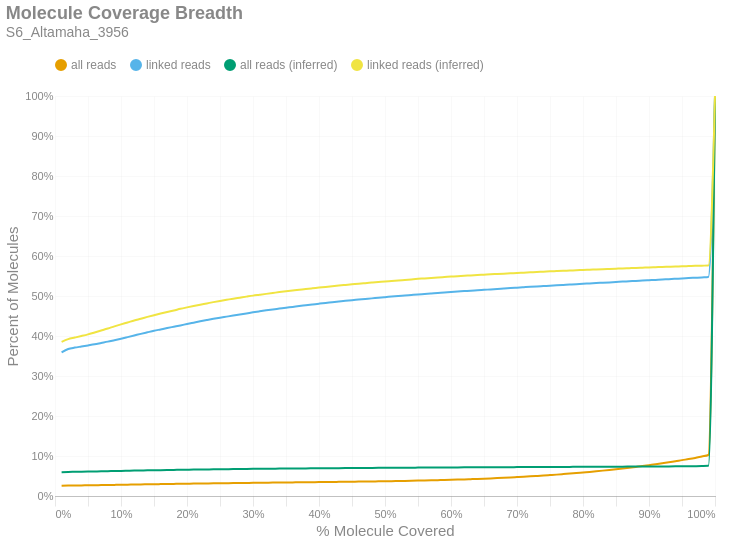

The notebook cell saved with this chart:
### Markdown cell above
### Molecule Read Coverage
This chart shows molecule coverage breadth as computed by the number of bases aligned to that molecule. In other words, "*how much of each unique long molecule is actually sequenced/aligned?*" Keep in mind there is a distinction between sequences and alignments, since some sequences belonging to a particular molecule may not align well and wouldn't appear in the alignment data. This chart also shows molecule coverage breadth as computed by the *inferred fragment* from which the aligned sequences originate. Unlike read coverage, this calculation takes into account the total insert size, including unsequenced gaps between the forward and reverse reads. Like the previous figures, these are cumulative percents.

### Code cell
if SKIPLR:
    print_html(f"Skipped")
else:
    binned_df = consolidated_hist(valids['coverage_bp'], mask, 0.01, True)
    binned_df_inf = consolidated_hist(valids['coverage_inserts'], mask, 0.01, True)
    binned_df = binned_df.with_columns(pl.lit(binned_df_inf['all reads (cumsum)']).alias('all reads (inferred)'))
    binned_df = binned_df.with_columns(pl.lit(binned_df_inf['linked reads (cumsum)']).alias('linked reads (inferred)'))
    binned_df = binned_df.with_columns(
        (pl.col('bin').cast(pl.Float64) + 0.01).alias('right_edge')
    )

    with SafeRender(binned_df):
        (
            density_plot(binned_df, 'Molecule Coverage Breadth', samplename, 'molcov', ['all reads (inferred)','linked reads (inferred)'])
            .encode(
                #x=alt.X('bin:Q', title="% Molecule Covered").axis(format = '%').scale(padding=0),
                x=alt.X('right_edge:Q', title="% Molecule Covered").axis(format='%').scale(padding=0),
                y=alt.Y('value:Q', title='Percent of Molecules')
                    .axis(format='%')
                    .stack(False)
                    .scale(domainMin=0, padding=0),
                color=alt.Color("key:N").scale(domain = ["all reads", "linked reads", "all reads (inferred)", "linked reads (inferred)"]),
                tooltip = [
                    alt.Tooltip("key:N", title = "Data Type"),
                    alt.Tooltip("range_label:N", title="% Molecule Covered"),
                    alt.Tooltip("value:Q", format = ".2%", title="% Molecules")
                ]
            )
        ).display()

### Figure 1 — Vega-Lite specification as saved in the notebook (floating-point values rounded to 4 significant figures)
{"width": "container", "height": 400, "config": {"title": {"anchor": "start", "dy": -15, "fontSize": 18, "color": "#888888", "subtitleColor": "#888888", "subtitleFontSize": 14}, "arc": {"fill": "#0072B2"}, "axis": {"domainColor": "#888888", "domainWidth": 0.5, "gridWidth": 0.2, "grid": false, "titleFontWeight": 400, "titleFontSize": 15, "labelFontSize": 11, "labelColor": "#888888", "tickColor": "#888888", "tickWidth": 0.2, "titleColor": "#888888"}, "axisBand": {"grid": false}, "axisX": {"grid": true, "tickSize": 10, "domainCap": "round"}, "axisY": {"domain": false, "grid": true, "tickSize": 0, "domainCap": "round"}, "background": "transparent", "header": {"labelFontSize": 15, "labelColor": "#888888", "titleFontSize": 15, "titleFontWeight": 600, "titleColor": "#888888"}, "legend": {"labelFont": "sans-serif", "labelFontSize": 12, "labelColor": "#888888", "symbolSize": 100, "symbolType": "circle", "titleFontSize": 12, "titlePadding": 10, "titleColor": "#888888", "title": null, "orient": "top"}, "range": {"category": ["#E69F00", "#56B4E9", "#009E73", "#F0E442", "#0072B2", "#D55E00", "#CC79A7", "#000000"], "diverging": ["#cfe8f3", "#a2d4ec", "#73bfe2", "#46abdb", "#1696d2", "#12719e"]}, "area": {"fill": "#0072B2", "fillOpacity": 0.7, "line": true, "strokeOpacity": 0.7}, "line": {"color": "#0072B2", "stroke": "#0072B2", "strokeWidth": 2}, "trail": {"color": "#0072B2", "stroke": "#0072B2", "strokeWidth": 0, "size": 1}, "point": {"filled": true, "fillOpacity": 1.0, "size": 95}, "text": {"color": "#888888", "fontSize": 11, "align": "right", "fontWeight": 400, "size": 11}, "bar": {"fill": "#0072B2", "stroke": null}, "view": {"stroke": null, "continuousWidth": 660, "continuousHeight": 400}}, "data": {"name": "data-fad989a5b01926abaad7c463293bd337"}, "mark": {"type": "line", "interpolate": "monotone", "point": {"opacity": 0, "size": 275}}, "encoding": {"color": {"field": "key", "scale": {"domain": ["all reads", "linked reads", "all reads (inferred)", "linked reads (inferred)"]}, "type": "nominal"}, "tooltip": [{"field": "key", "title": "Data Type", "type": "nominal"}, {"field": "range_label", "title": "% Molecule Covered", "type": "nominal"}, {"field": "value", "format": ".2%", "title": "% Molecules", "type": "quantitative"}], "x": {"axis": {"format": "%"}, "field": "right_edge", "scale": {"padding": 0}, "title": "% Molecule Covered", "type": "quantitative"}, "y": {"axis": {"format": "%"}, "field": "value", "scale": {"domainMin": 0, "padding": 0}, "stack": false, "title": "Percent of Molecules", "type": "quantitative"}}, "params": [{"name": "param_c36ac31b6afebe62", "select": {"type": "point", "fields": ["key"]}, "bind": "legend"}], "title": {"text": "Molecule Coverage Breadth", "subtitle": "S6_Altamaha_3956"}, "transform": [{"fold": ["all reads (cumsum)", "linked reads (cumsum)", "all reads (inferred)", "linked reads (inferred)"]}, {"calculate": "replace(datum.key, ' (cumsum)', '')", "as": "key"}, {"filter": {"param": "param_c36ac31b6afebe62"}}], "usermeta": {"embedOptions": {"downloadFileName": "S6_Altamaha_3956.molcov"}}, "$schema": "https://vega.github.io/schema/vega-lite/v6.1.0.json", "datasets": {"data-fad989a5b01926abaad7c463293bd337": [{"bin": "0.0", "interval": "0.0-0.01", "all reads": 0.02539, "linked reads": 0.3588, "all reads (cumsum)": 0.02539, "linked reads (cumsum)": 0.3588, "range_label": "0.0-0.01", "all reads (inferred)": 0.05964, "linked reads (inferred)": 0.3853, "right_edge": 0.01}, {"bin": "0.01", "interval": "0.01-0.02", "all reads": 0.000637, "linked reads": 0.008539, "all reads (cumsum)": 0.02603, "linked reads (cumsum)": 0.3673, "range_label": "0.01-0.02", "all reads (inferred)": 0.06013, "linked reads (inferred)": 0.3922, "right_edge": 0.02}, {"bin": "0.02", "interval": "0.02-0.03", "all reads": 0.0002888, "linked reads": 0.003655, "all reads (cumsum)": 0.02632, "linked reads (cumsum)": 0.371, "range_label": "0.02-0.03", "all reads (inferred)": 0.06041, "linked reads (inferred)": 0.3961, "right_edge": 0.03}, {"bin": "0.03", "interval": "0.03-0.04", "all reads": 0.0002232, "linked reads": 0.0027, "all reads (cumsum)": 0.02654, "linked reads (cumsum)": 0.3737, "range_label": "0.03-0.04", "all reads (inferred)": 0.06069, "linked reads (inferred)": 0.4, "right_edge": 0.04}, {"bin": "0.04", "interval": "0.04-0.05", "all reads": 0.000218, "linked reads": 0.00271, "all reads (cumsum)": 0.02676, "linked reads (cumsum)": 0.3764, "range_label": "0.04-0.05", "all reads (inferred)": 0.06099, "linked reads (inferred)": 0.4041, "right_edge": 0.05}, {"bin": "0.05", "interval": "0.05-0.06", "all reads": 0.0002229, "linked reads": 0.002756, "all reads (cumsum)": 0.02698, "linked reads (cumsum)": 0.3792, "range_label": "0.05-0.06", "all reads (inferred)": 0.06134, "linked reads (inferred)": 0.4089, "right_edge": 0.06}, {"bin": "0.06", "interval": "0.06-0.07", "all reads": 0.0002576, "linked reads": 0.003394, "all reads (cumsum)": 0.02724, "linked reads (cumsum)": 0.3826, "range_label": "0.06-0.07", "all reads (inferred)": 0.06169, "linked reads (inferred)": 0.4138, "right_edge": 0.07}, {"bin": "0.07", "interval": "0.07-0.08", "all reads": 0.0002499, "linked reads": 0.003348, "all reads (cumsum)": 0.02749, "linked reads (cumsum)": 0.3859, "range_label": "0.07-0.08", "all reads (inferred)": 0.06204, "linked reads (inferred)": 0.4188, "right_edge": 0.08}, {"bin": "0.08", "interval": "0.08-0.09", "all reads": 0.0002753, "linked reads": 0.00368, "all reads (cumsum)": 0.02777, "linked reads (cumsum)": 0.3896, "range_label": "0.08-0.09", "all reads (inferred)": 0.06241, "linked reads (inferred)": 0.4241, "right_edge": 0.09}, {"bin": "0.09", "interval": "0.09-0.1", "all reads": 0.0002774, "linked reads": 0.00368, "all reads (cumsum)": 0.02804, "linked reads (cumsum)": 0.3933, "range_label": "0.09-0.1", "all reads (inferred)": 0.06277, "linked reads (inferred)": 0.4291, "right_edge": 0.1}, {"bin": "0.1", "interval": "0.1-0.11", "all reads": 0.000294, "linked reads": 0.003971, "all reads (cumsum)": 0.02834, "linked reads (cumsum)": 0.3972, "range_label": "0.1-0.11", "all reads (inferred)": 0.0631, "linked reads (inferred)": 0.4338, "right_edge": 0.11}, {"bin": "0.11", "interval": "0.11-0.12", "all reads": 0.000294, "linked reads": 0.004037, "all reads (cumsum)": 0.02863, "linked reads (cumsum)": 0.4013, "range_label": "0.11-0.12", "all reads (inferred)": 0.06344, "linked reads (inferred)": 0.4387, "right_edge": 0.12}, {"bin": "0.12", "interval": "0.12-0.13", "all reads": 0.0003013, "linked reads": 0.004099, "all reads (cumsum)": 0.02893, "linked reads (cumsum)": 0.4054, "range_label": "0.12-0.13", "all reads (inferred)": 0.06376, "linked reads (inferred)": 0.4432, "right_edge": 0.13}, {"bin": "0.13", "interval": "0.13-0.14", "all reads": 0.0002805, "linked reads": 0.003849, "all reads (cumsum)": 0.02921, "linked reads (cumsum)": 0.4092, "range_label": "0.13-0.14", "all reads (inferred)": 0.06408, "linked reads (inferred)": 0.4478, "right_edge": 0.14}, {"bin": "0.14", "interval": "0.14-0.15", "all reads": 0.0002826, "linked reads": 0.003798, "all reads (cumsum)": 0.02949, "linked reads (cumsum)": 0.413, "range_label": "0.14-0.15", "all reads (inferred)": 0.06438, "linked reads (inferred)": 0.4521, "right_edge": 0.15}, {"bin": "0.15", "interval": "0.15-0.16", "all reads": 0.0002524, "linked reads": 0.003425, "all reads (cumsum)": 0.02975, "linked reads (cumsum)": 0.4164, "range_label": "0.15-0.16", "all reads (inferred)": 0.06468, "linked reads (inferred)": 0.4563, "right_edge": 0.16}, {"bin": "0.16", "interval": "0.16-0.17", "all reads": 0.0002583, "linked reads": 0.003435, "all reads (cumsum)": 0.03001, "linked reads (cumsum)": 0.4199, "range_label": "0.16-0.17", "all reads (inferred)": 0.06495, "linked reads (inferred)": 0.4602, "right_edge": 0.17}, {"bin": "0.17", "interval": "0.17-0.18", "all reads": 0.0002461, "linked reads": 0.003308, "all reads (cumsum)": 0.03025, "linked reads (cumsum)": 0.4232, "range_label": "0.17-0.18", "all reads (inferred)": 0.06522, "linked reads (inferred)": 0.4639, "right_edge": 0.18}, {"bin": "0.18", "interval": "0.18-0.19", "all reads": 0.000243, "linked reads": 0.003297, "all reads (cumsum)": 0.03049, "linked reads (cumsum)": 0.4265, "range_label": "0.18-0.19", "all reads (inferred)": 0.0655, "linked reads (inferred)": 0.4679, "right_edge": 0.19}, {"bin": "0.19", "interval": "0.19-0.2", "all reads": 0.0002544, "linked reads": 0.003496, "all reads (cumsum)": 0.03075, "linked reads (cumsum)": 0.43, "range_label": "0.19-0.2", "all reads (inferred)": 0.06575, "linked reads (inferred)": 0.4716, "right_edge": 0.2}, {"bin": "0.2", "interval": "0.2-0.21", "all reads": 0.0002461, "linked reads": 0.003394, "all reads (cumsum)": 0.031, "linked reads (cumsum)": 0.4334, "range_label": "0.2-0.21", "all reads (inferred)": 0.066, "linked reads (inferred)": 0.475, "right_edge": 0.21}, {"bin": "0.21", "interval": "0.21-0.22", "all reads": 0.0002454, "linked reads": 0.003379, "all reads (cumsum)": 0.03124, "linked reads (cumsum)": 0.4368, "range_label": "0.21-0.22", "all reads (inferred)": 0.06623, "linked reads (inferred)": 0.4783, "right_edge": 0.22}, {"bin": "0.22", "interval": "0.22-0.23", "all reads": 0.0002305, "linked reads": 0.003195, "all reads (cumsum)": 0.03147, "linked reads (cumsum)": 0.44, "range_label": "0.22-0.23", "all reads (inferred)": 0.06646, "linked reads (inferred)": 0.4815, "right_edge": 0.23}, {"bin": "0.23", "interval": "0.23-0.24", "all reads": 0.0002267, "linked reads": 0.003078, "all reads (cumsum)": 0.0317, "linked reads (cumsum)": 0.443, "range_label": "0.23-0.24", "all reads (inferred)": 0.06668, "linked reads (inferred)": 0.4847, "right_edge": 0.24}, {"bin": "0.24", "interval": "0.24-0.25", "all reads": 0.0002079, "linked reads": 0.002818, "all reads (cumsum)": 0.03191, "linked reads (cumsum)": 0.4458, "range_label": "0.24-0.25", "all reads (inferred)": 0.06689, "linked reads (inferred)": 0.4877, "right_edge": 0.25}, {"bin": "0.25", "interval": "0.25-0.26", "all reads": 0.0001972, "linked reads": 0.002562, "all reads (cumsum)": 0.0321, "linked reads (cumsum)": 0.4484, "range_label": "0.25-0.26", "all reads (inferred)": 0.06709, "linked reads (inferred)": 0.4905, "right_edge": 0.26}, {"bin": "0.26", "interval": "0.26-0.27", "all reads": 0.0001986, "linked reads": 0.002603, "all reads (cumsum)": 0.0323, "linked reads (cumsum)": 0.451, "range_label": "0.26-0.27", "all reads (inferred)": 0.06728, "linked reads (inferred)": 0.4933, "right_edge": 0.27}, {"bin": "0.27", "interval": "0.27-0.28", "all reads": 0.0002097, "linked reads": 0.002797, "all reads (cumsum)": 0.03251, "linked reads (cumsum)": 0.4538, "range_label": "0.27-0.28", "all reads (inferred)": 0.06746, "linked reads (inferred)": 0.4959, "right_edge": 0.28}, {"bin": "0.28", "interval": "0.28-0.29", "all reads": 0.0001975, "linked reads": 0.002639, "all reads (cumsum)": 0.03271, "linked reads (cumsum)": 0.4565, "range_label": "0.28-0.29", "all reads (inferred)": 0.06765, "linked reads (inferred)": 0.4984, "right_edge": 0.29}, {"bin": "0.29", "interval": "0.29-0.3", "all reads": 0.0002135, "linked reads": 0.002782, "all reads (cumsum)": 0.03292, "linked reads (cumsum)": 0.4592, "range_label": "0.29-0.3", "all reads (inferred)": 0.06783, "linked reads (inferred)": 0.501, "right_edge": 0.3}, {"bin": "0.3", "interval": "0.3-0.31", "all reads": 0.000201, "linked reads": 0.002491, "all reads (cumsum)": 0.03312, "linked reads (cumsum)": 0.4617, "range_label": "0.3-0.31", "all reads (inferred)": 0.06798, "linked reads (inferred)": 0.5031, "right_edge": 0.31}, {"bin": "0.31", "interval": "0.31-0.32", "all reads": 0.0001874, "linked reads": 0.002373, "all reads (cumsum)": 0.03331, "linked reads (cumsum)": 0.4641, "range_label": "0.31-0.32", "all reads (inferred)": 0.06814, "linked reads (inferred)": 0.5053, "right_edge": 0.32}, {"bin": "0.32", "interval": "0.32-0.33", "all reads": 0.0001809, "linked reads": 0.002266, "all reads (cumsum)": 0.03349, "linked reads (cumsum)": 0.4664, "range_label": "0.32-0.33", "all reads (inferred)": 0.0683, "linked reads (inferred)": 0.5075, "right_edge": 0.33}, {"bin": "0.33", "interval": "0.33-0.34", "all reads": 0.0001725, "linked reads": 0.002128, "all reads (cumsum)": 0.03366, "linked reads (cumsum)": 0.4685, "range_label": "0.33-0.34", "all reads (inferred)": 0.06846, "linked reads (inferred)": 0.5099, "right_edge": 0.34}, {"bin": "0.34", "interval": "0.34-0.35", "all reads": 0.0001843, "linked reads": 0.002159, "all reads (cumsum)": 0.03385, "linked reads (cumsum)": 0.4707, "range_label": "0.34-0.35", "all reads (inferred)": 0.06861, "linked reads (inferred)": 0.5119, "right_edge": 0.35}, {"bin": "0.35", "interval": "0.35-0.36", "all reads": 0.0001732, "linked reads": 0.002042, "all reads (cumsum)": 0.03402, "linked reads (cumsum)": 0.4727, "range_label": "0.35-0.36", "all reads (inferred)": 0.06874, "linked reads (inferred)": 0.5138, "right_edge": 0.36}, {"bin": "0.36", "interval": "0.36-0.37", "all reads": 0.0001795, "linked reads": 0.002179, "all reads (cumsum)": 0.0342, "linked reads (cumsum)": 0.4749, "range_label": "0.36-0.37", "all reads (inferred)": 0.06888, "linked reads (inferred)": 0.5156, "right_edge": 0.37}, {"bin": "0.37", "interval": "0.37-0.38", "all reads": 0.0001684, "linked reads": 0.001904, "all reads (cumsum)": 0.03437, "linked reads (cumsum)": 0.4768, "range_label": "0.37-0.38", "all reads (inferred)": 0.06903, "linked reads (inferred)": 0.5175, "right_edge": 0.38}, {"bin": "0.38", "interval": "0.38-0.39", "all reads": 0.0001809, "linked reads": 0.001986, "all reads (cumsum)": 0.03455, "linked reads (cumsum)": 0.4788, "range_label": "0.38-0.39", "all reads (inferred)": 0.06915, "linked reads (inferred)": 0.5193, "right_edge": 0.39}, {"bin": "0.39", "interval": "0.39-0.4", "all reads": 0.0001913, "linked reads": 0.002026, "all reads (cumsum)": 0.03474, "linked reads (cumsum)": 0.4808, "range_label": "0.39-0.4", "all reads (inferred)": 0.06928, "linked reads (inferred)": 0.521, "right_edge": 0.4}, {"bin": "0.4", "interval": "0.4-0.41", "all reads": 0.0001989, "linked reads": 0.001909, "all reads (cumsum)": 0.03494, "linked reads (cumsum)": 0.4827, "range_label": "0.4-0.41", "all reads (inferred)": 0.06941, "linked reads (inferred)": 0.5228, "right_edge": 0.41}, {"bin": "0.41", "interval": "0.41-0.42", "all reads": 0.0001809, "linked reads": 0.001618, "all reads (cumsum)": 0.03512, "linked reads (cumsum)": 0.4843, "range_label": "0.41-0.42", "all reads (inferred)": 0.06954, "linked reads (inferred)": 0.5245, "right_edge": 0.42}, {"bin": "0.42", "interval": "0.42-0.43", "all reads": 0.0001961, "linked reads": 0.001776, "all reads (cumsum)": 0.03532, "linked reads (cumsum)": 0.4861, "range_label": "0.42-0.43", "all reads (inferred)": 0.06965, "linked reads (inferred)": 0.5261, "right_edge": 0.43}, {"bin": "0.43", "interval": "0.43-0.44", "all reads": 0.0002069, "linked reads": 0.001786, "all reads (cumsum)": 0.03552, "linked reads (cumsum)": 0.4879, "range_label": "0.43-0.44", "all reads (inferred)": 0.06977, "linked reads (inferred)": 0.5276, "right_edge": 0.44}, {"bin": "0.44", "interval": "0.44-0.45", "all reads": 0.0002083, "linked reads": 0.001664, "all reads (cumsum)": 0.03573, "linked reads (cumsum)": 0.4895, "range_label": "0.44-0.45", "all reads (inferred)": 0.06988, "linked reads (inferred)": 0.5291, "right_edge": 0.45}, {"bin": "0.45", "interval": "0.45-0.46", "all reads": 0.0002083, "linked reads": 0.001485, "all reads (cumsum)": 0.03594, "linked reads (cumsum)": 0.491, "range_label": "0.45-0.46", "all reads (inferred)": 0.07, "linked reads (inferred)": 0.5307, "right_edge": 0.46}, {"bin": "0.46", "interval": "0.46-0.47", "all reads": 0.0002215, "linked reads": 0.001557, "all reads (cumsum)": 0.03616, "linked reads (cumsum)": 0.4926, "range_label": "0.46-0.47", "all reads (inferred)": 0.07011, "linked reads (inferred)": 0.5321, "right_edge": 0.47}, {"bin": "0.47", "interval": "0.47-0.48", "all reads": 0.0002274, "linked reads": 0.001475, "all reads (cumsum)": 0.03639, "linked reads (cumsum)": 0.4941, "range_label": "0.47-0.48", "all reads (inferred)": 0.07021, "linked reads (inferred)": 0.5335, "right_edge": 0.48}, {"bin": "0.48", "interval": "0.48-0.49", "all reads": 0.0002649, "linked reads": 0.001715, "all reads (cumsum)": 0.03665, "linked reads (cumsum)": 0.4958, "range_label": "0.48-0.49", "all reads (inferred)": 0.07032, "linked reads (inferred)": 0.5349, "right_edge": 0.49}, {"bin": "0.49", "interval": "0.49-0.5", "all reads": 0.0002704, "linked reads": 0.001404, "all reads (cumsum)": 0.03692, "linked reads (cumsum)": 0.4972, "range_label": "0.49-0.5", "all reads (inferred)": 0.07042, "linked reads (inferred)": 0.5363, "right_edge": 0.5}, {"bin": "0.5", "interval": "0.5-0.51", "all reads": 0.000252, "linked reads": 0.001281, "all reads (cumsum)": 0.03718, "linked reads (cumsum)": 0.4985, "range_label": "0.5-0.51", "all reads (inferred)": 0.07052, "linked reads (inferred)": 0.5375, "right_edge": 0.51}, {"bin": "0.51", "interval": "0.51-0.52", "all reads": 0.0003044, "linked reads": 0.001388, "all reads (cumsum)": 0.03748, "linked reads (cumsum)": 0.4998, "range_label": "0.51-0.52", "all reads (inferred)": 0.07062, "linked reads (inferred)": 0.5388, "right_edge": 0.52}, {"bin": "0.52", "interval": "0.52-0.53", "all reads": 0.0002985, "linked reads": 0.001276, "all reads (cumsum)": 0.03778, "linked reads (cumsum)": 0.5011, "range_label": "0.52-0.53", "all reads (inferred)": 0.07072, "linked reads (inferred)": 0.5402, "right_edge": 0.53}, {"bin": "0.53", "interval": "0.53-0.54", "all reads": 0.0003173, "linked reads": 0.001322, "all reads (cumsum)": 0.0381, "linked reads (cumsum)": 0.5024, "range_label": "0.53-0.54", "all reads (inferred)": 0.07083, "linked reads (inferred)": 0.5415, "right_edge": 0.54}, {"bin": "0.54", "interval": "0.54-0.55", "all reads": 0.0003475, "linked reads": 0.001312, "all reads (cumsum)": 0.03844, "linked reads (cumsum)": 0.5038, "range_label": "0.54-0.55", "all reads (inferred)": 0.07094, "linked reads (inferred)": 0.5429, "right_edge": 0.55}, {"bin": "0.55", "interval": "0.55-0.56", "all reads": 0.0003655, "linked reads": 0.001199, "all reads (cumsum)": 0.03881, "linked reads (cumsum)": 0.505, "range_label": "0.55-0.56", "all reads (inferred)": 0.07103, "linked reads (inferred)": 0.544, "right_edge": 0.56}, {"bin": "0.56", "interval": "0.56-0.57", "all reads": 0.0003846, "linked reads": 0.001235, "all reads (cumsum)": 0.03919, "linked reads (cumsum)": 0.5062, "range_label": "0.56-0.57", "all reads (inferred)": 0.07113, "linked reads (inferred)": 0.5453, "right_edge": 0.57}, {"bin": "0.57", "interval": "0.57-0.58", "all reads": 0.0004131, "linked reads": 0.001251, "all reads (cumsum)": 0.03961, "linked reads (cumsum)": 0.5074, "range_label": "0.57-0.58", "all reads (inferred)": 0.07123, "linked reads (inferred)": 0.5464, "right_edge": 0.58}, {"bin": "0.58", "interval": "0.58-0.59", "all reads": 0.0004155, "linked reads": 0.00121, "all reads (cumsum)": 0.04002, "linked reads (cumsum)": 0.5087, "range_label": "0.58-0.59", "all reads (inferred)": 0.07131, "linked reads (inferred)": 0.5475, "right_edge": 0.59}, {"bin": "0.59", "interval": "0.59-0.6", "all reads": 0.0004669, "linked reads": 0.001317, "all reads (cumsum)": 0.04049, "linked reads (cumsum)": 0.51, "range_label": "0.59-0.6", "all reads (inferred)": 0.0714, "linked reads (inferred)": 0.5485, "right_edge": 0.6}, {"bin": "0.6", "interval": "0.6-0.61", "all reads": 0.0004929, "linked reads": 0.001169, "all reads (cumsum)": 0.04098, "linked reads (cumsum)": 0.5111, "range_label": "0.6-0.61", "all reads (inferred)": 0.07148, "linked reads (inferred)": 0.5495, "right_edge": 0.61}, {"bin": "0.61", "interval": "0.61-0.62", "all reads": 0.0005252, "linked reads": 0.001097, "all reads (cumsum)": 0.04151, "linked reads (cumsum)": 0.5122, "range_label": "0.61-0.62", "all reads (inferred)": 0.07156, "linked reads (inferred)": 0.5505, "right_edge": 0.62}, {"bin": "0.62", "interval": "0.62-0.63", "all reads": 0.0005794, "linked reads": 0.001194, "all reads (cumsum)": 0.04209, "linked reads (cumsum)": 0.5134, "range_label": "0.62-0.63", "all reads (inferred)": 0.07165, "linked reads (inferred)": 0.5515, "right_edge": 0.63}, {"bin": "0.63", "interval": "0.63-0.64", "all reads": 0.0005912, "linked reads": 0.0009443, "all reads (cumsum)": 0.04268, "linked reads (cumsum)": 0.5144, "range_label": "0.63-0.64", "all reads (inferred)": 0.07173, "linked reads (inferred)": 0.5525, "right_edge": 0.64}, {"bin": "0.64", "interval": "0.64-0.65", "all reads": 0.0006286, "linked reads": 0.001062, "all reads (cumsum)": 0.04331, "linked reads (cumsum)": 0.5154, "range_label": "0.64-0.65", "all reads (inferred)": 0.07182, "linked reads (inferred)": 0.5534, "right_edge": 0.65}, {"bin": "0.65", "interval": "0.65-0.66", "all reads": 0.0006828, "linked reads": 0.001036, "all reads (cumsum)": 0.04399, "linked reads (cumsum)": 0.5165, "range_label": "0.65-0.66", "all reads (inferred)": 0.0719, "linked reads (inferred)": 0.5544, "right_edge": 0.66}, {"bin": "0.66", "interval": "0.66-0.67", "all reads": 0.0007331, "linked reads": 0.001072, "all reads (cumsum)": 0.04472, "linked reads (cumsum)": 0.5175, "range_label": "0.66-0.67", "all reads (inferred)": 0.07197, "linked reads (inferred)": 0.5551, "right_edge": 0.67}, {"bin": "0.67", "interval": "0.67-0.68", "all reads": 0.0007741, "linked reads": 0.001154, "all reads (cumsum)": 0.0455, "linked reads (cumsum)": 0.5187, "range_label": "0.67-0.68", "all reads (inferred)": 0.07204, "linked reads (inferred)": 0.5559, "right_edge": 0.68}, {"bin": "0.68", "interval": "0.68-0.69", "all reads": 0.0008182, "linked reads": 0.001118, "all reads (cumsum)": 0.04632, "linked reads (cumsum)": 0.5198, "range_label": "0.68-0.69", "all reads (inferred)": 0.07212, "linked reads (inferred)": 0.5567, "right_edge": 0.69}, {"bin": "0.69", "interval": "0.69-0.7", "all reads": 0.0008994, "linked reads": 0.001041, "all reads (cumsum)": 0.04722, "linked reads (cumsum)": 0.5209, "range_label": "0.69-0.7", "all reads (inferred)": 0.0722, "linked reads (inferred)": 0.5576, "right_edge": 0.7}, {"bin": "0.7", "interval": "0.7-0.71", "all reads": 0.0009109, "linked reads": 0.001036, "all reads (cumsum)": 0.04813, "linked reads (cumsum)": 0.5219, "range_label": "0.7-0.71", "all reads (inferred)": 0.07227, "linked reads (inferred)": 0.5584, "right_edge": 0.71}, {"bin": "0.71", "interval": "0.71-0.72", "all reads": 0.0009438, "linked reads": 0.001031, "all reads (cumsum)": 0.04907, "linked reads (cumsum)": 0.5229, "range_label": "0.71-0.72", "all reads (inferred)": 0.07235, "linked reads (inferred)": 0.5593, "right_edge": 0.72}, {"bin": "0.72", "interval": "0.72-0.73", "all reads": 0.001019, "linked reads": 0.00098, "all reads (cumsum)": 0.05009, "linked reads (cumsum)": 0.5239, "range_label": "0.72-0.73", "all reads (inferred)": 0.07244, "linked reads (inferred)": 0.5602, "right_edge": 0.73}, {"bin": "0.73", "interval": "0.73-0.74", "all reads": 0.001052, "linked reads": 0.0009545, "all reads (cumsum)": 0.05114, "linked reads (cumsum)": 0.5249, "range_label": "0.73-0.74", "all reads (inferred)": 0.07251, "linked reads (inferred)": 0.5609, "right_edge": 0.74}, {"bin": "0.74", "interval": "0.74-0.75", "all reads": 0.001139, "linked reads": 0.0009647, "all reads (cumsum)": 0.05228, "linked reads (cumsum)": 0.5258, "range_label": "0.74-0.75", "all reads (inferred)": 0.0726, "linked reads (inferred)": 0.5617, "right_edge": 0.75}, {"bin": "0.75", "interval": "0.75-0.76", "all reads": 0.001156, "linked reads": 0.0009443, "all reads (cumsum)": 0.05344, "linked reads (cumsum)": 0.5268, "range_label": "0.75-0.76", "all reads (inferred)": 0.07266, "linked reads (inferred)": 0.5623, "right_edge": 0.76}, {"bin": "0.76", "interval": "0.76-0.77", "all reads": 0.001268, "linked reads": 0.0009188, "all reads (cumsum)": 0.0547, "linked reads (cumsum)": 0.5277, "range_label": "0.76-0.77", "all reads (inferred)": 0.07272, "linked reads (inferred)": 0.5629, "right_edge": 0.77}, {"bin": "0.77", "interval": "0.77-0.78", "all reads": 0.001311, "linked reads": 0.0009085, "all reads (cumsum)": 0.05602, "linked reads (cumsum)": 0.5286, "range_label": "0.77-0.78", "all reads (inferred)": 0.0728, "linked reads (inferred)": 0.5637, "right_edge": 0.78}, {"bin": "0.78", "interval": "0.78-0.79", "all reads": 0.001366, "linked reads": 0.0009239, "all reads (cumsum)": 0.05738, "linked reads (cumsum)": 0.5295, "range_label": "0.78-0.79", "all reads (inferred)": 0.07287, "linked reads (inferred)": 0.5643, "right_edge": 0.79}, {"bin": "0.79", "interval": "0.79-0.8", "all reads": 0.001479, "linked reads": 0.001026, "all reads (cumsum)": 0.05886, "linked reads (cumsum)": 0.5305, "range_label": "0.79-0.8", "all reads (inferred)": 0.07296, "linked reads (inferred)": 0.565, "right_edge": 0.8}, {"bin": "0.8", "interval": "0.8-0.81", "all reads": 0.00142, "linked reads": 0.0008473, "all reads (cumsum)": 0.06028, "linked reads (cumsum)": 0.5314, "range_label": "0.8-0.81", "all reads (inferred)": 0.07303, "linked reads (inferred)": 0.5657, "right_edge": 0.81}, {"bin": "0.81", "interval": "0.81-0.82", "all reads": 0.001542, "linked reads": 0.0009596, "all reads (cumsum)": 0.06182, "linked reads (cumsum)": 0.5324, "range_label": "0.81-0.82", "all reads (inferred)": 0.07311, "linked reads (inferred)": 0.5664, "right_edge": 0.82}, {"bin": "0.82", "interval": "0.82-0.83", "all reads": 0.001622, "linked reads": 0.0008371, "all reads (cumsum)": 0.06344, "linked reads (cumsum)": 0.5332, "range_label": "0.82-0.83", "all reads (inferred)": 0.07319, "linked reads (inferred)": 0.5671, "right_edge": 0.83}, {"bin": "0.83", "interval": "0.83-0.84", "all reads": 0.001703, "linked reads": 0.0008677, "all reads (cumsum)": 0.06515, "linked reads (cumsum)": 0.5341, "range_label": "0.83-0.84", "all reads (inferred)": 0.07325, "linked reads (inferred)": 0.5677, "right_edge": 0.84}, {"bin": "0.84", "interval": "0.84-0.85", "all reads": 0.001757, "linked reads": 0.0009034, "all reads (cumsum)": 0.06691, "linked reads (cumsum)": 0.535, "range_label": "0.84-0.85", "all reads (inferred)": 0.07333, "linked reads (inferred)": 0.5683, "right_edge": 0.85}, {"bin": "0.85", "interval": "0.85-0.86", "all reads": 0.001853, "linked reads": 0.0009902, "all reads (cumsum)": 0.06876, "linked reads (cumsum)": 0.5359, "range_label": "0.85-0.86", "all reads (inferred)": 0.07342, "linked reads (inferred)": 0.569, "right_edge": 0.86}, {"bin": "0.86", "interval": "0.86-0.87", "all reads": 0.001976, "linked reads": 0.000832, "all reads (cumsum)": 0.07073, "linked reads (cumsum)": 0.5368, "range_label": "0.86-0.87", "all reads (inferred)": 0.07349, "linked reads (inferred)": 0.5695, "right_edge": 0.87}, {"bin": "0.87", "interval": "0.87-0.88", "all reads": 0.002055, "linked reads": 0.0009392, "all reads (cumsum)": 0.07279, "linked reads (cumsum)": 0.5377, "range_label": "0.87-0.88", "all reads (inferred)": 0.07357, "linked reads (inferred)": 0.5701, "right_edge": 0.88}, {"bin": "0.88", "interval": "0.88-0.89", "all reads": 0.002043, "linked reads": 0.0007911, "all reads (cumsum)": 0.07483, "linked reads (cumsum)": 0.5385, "range_label": "0.88-0.89", "all reads (inferred)": 0.07365, "linked reads (inferred)": 0.5707, "right_edge": 0.89}, {"bin": "0.89", "interval": "0.89-0.9", "all reads": 0.002255, "linked reads": 0.0008626, "all reads (cumsum)": 0.07709, "linked reads (cumsum)": 0.5394, "range_label": "0.89-0.9", "all reads (inferred)": 0.07375, "linked reads (inferred)": 0.5714, "right_edge": 0.9}, {"bin": "0.9", "interval": "0.9-0.91", "all reads": 0.002213, "linked reads": 0.0008779, "all reads (cumsum)": 0.0793, "linked reads (cumsum)": 0.5403, "range_label": "0.9-0.91", "all reads (inferred)": 0.07383, "linked reads (inferred)": 0.572, "right_edge": 0.91}, {"bin": "0.91", "interval": "0.91-0.92", "all reads": 0.002527, "linked reads": 0.0008473, "all reads (cumsum)": 0.08183, "linked reads (cumsum)": 0.5411, "range_label": "0.91-0.92", "all reads (inferred)": 0.07394, "linked reads (inferred)": 0.5726, "right_edge": 0.92}, {"bin": "0.92", "interval": "0.92-0.93", "all reads": 0.002308, "linked reads": 0.001016, "all reads (cumsum)": 0.08414, "linked reads (cumsum)": 0.5421, "range_label": "0.92-0.93", "all reads (inferred)": 0.07405, "linked reads (inferred)": 0.5732, "right_edge": 0.93}, {"bin": "0.93", "interval": "0.93-0.94", "all reads": 0.002583, "linked reads": 0.0008779, "all reads (cumsum)": 0.08672, "linked reads (cumsum)": 0.543, "range_label": "0.93-0.94", "all reads (inferred)": 0.07416, "linked reads (inferred)": 0.5737, "right_edge": 0.94}, {"bin": "0.94", "interval": "0.94-0.95", "all reads": 0.002955, "linked reads": 0.000832, "all reads (cumsum)": 0.08967, "linked reads (cumsum)": 0.5438, "range_label": "0.94-0.95", "all reads (inferred)": 0.07428, "linked reads (inferred)": 0.5743, "right_edge": 0.95}, {"bin": "0.95", "interval": "0.95-0.96", "all reads": 0.002552, "linked reads": 0.000929, "all reads (cumsum)": 0.09223, "linked reads (cumsum)": 0.5448, "range_label": "0.95-0.96", "all reads (inferred)": 0.07443, "linked reads (inferred)": 0.5749, "right_edge": 0.96}, {"bin": "0.96", "interval": "0.96-0.97", "all reads": 0.003, "linked reads": 0.000883, "all reads (cumsum)": 0.09523, "linked reads (cumsum)": 0.5456, "range_label": "0.96-0.97", "all reads (inferred)": 0.07459, "linked reads (inferred)": 0.5754, "right_edge": 0.97}, {"bin": "0.97", "interval": "0.97-0.98", "all reads": 0.003721, "linked reads": 0.0008881, "all reads (cumsum)": 0.09895, "linked reads (cumsum)": 0.5465, "range_label": "0.97-0.98", "all reads (inferred)": 0.07486, "linked reads (inferred)": 0.5758, "right_edge": 0.98}, {"bin": "0.98", "interval": "0.98-0.99", "all reads": 0.003598, "linked reads": 0.0008677, "all reads (cumsum)": 0.1025, "linked reads (cumsum)": 0.5474, "range_label": "0.98-0.99", "all reads (inferred)": 0.07536, "linked reads (inferred)": 0.5762, "right_edge": 0.99}, {"bin": "0.99", "interval": "0.99-1.0", "all reads": 0.8975, "linked reads": 0.4526, "all reads (cumsum)": 1.0, "linked reads (cumsum)": 1.0, "range_label": "0.99-1.0", "all reads (inferred)": 1.0, "linked reads (inferred)": 1.0, "right_edge": 1.0}]}}
